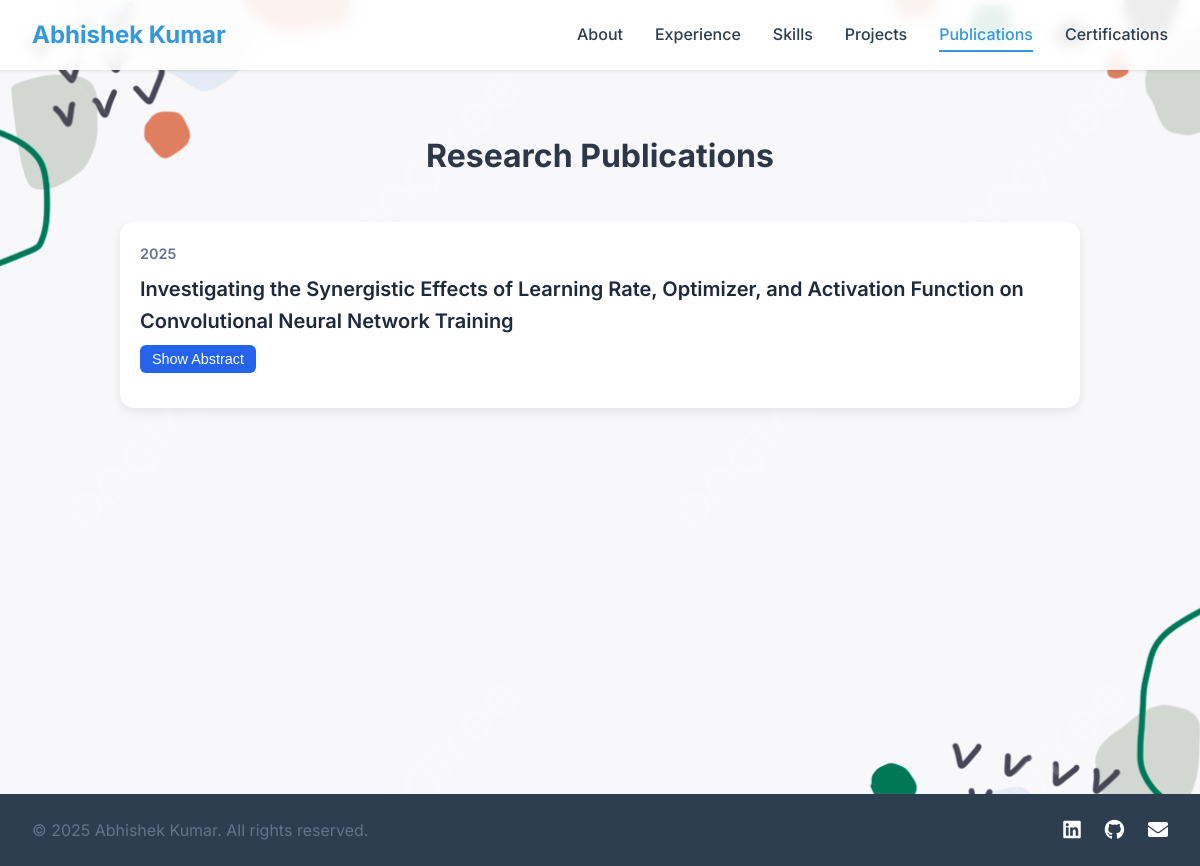
Screenshot of /publications/ with the database file from the repository.
### portfolio_app/models.py (models this page shows, shortened)
class Profile(models.Model):
    full_name = models.CharField(max_length=200)
    title = models.CharField(max_length=200, blank=True)
    phone = models.CharField(max_length=50, blank=True)
    email = models.EmailField(blank=True)
    summary = models.TextField(blank=True)
    photo = models.URLField(blank=True)
    github = models.URLField(blank=True)
    linkedin = models.URLField(blank=True)

class Research(models.Model):
    profile = models.ForeignKey(Profile, on_delete=models.CASCADE, related_name='research')
    title = models.CharField(max_length=255)
    conference = models.CharField(max_length=255, blank=True)
    year = models.CharField(max_length=4, blank=True)
    abstract = models.TextField(blank=True)
    paper_link = models.URLField(blank=True)
    code_link = models.URLField(blank=True)
    technologies = models.CharField(max_length=255, blank=True)
    impact_factor = models.CharField(max_length=50, blank=True)

### portfolio_app/views.py (the view)
# urls.py: path('publications/', views.publications, name='publications'),
def publications(request):
    profile = Profile.objects.first()
    if not profile:
        return render(request, 'portfolio_app/publications.html', {'no_data': True})
    context = {
        'profile': profile,
        'publications': profile.research.all().order_by('-year'),
    }
    return render(request, 'portfolio_app/publications.html', context)

### portfolio_app/templates/portfolio_app/publications.html (shortened to what this page needs)
{% extends "portfolio_app/base.html" %}
{% load static %}
{% block content %}
<section class="publications-page">
    <h1>Research Publications</h1>
    <div class="publications-grid">
        {% for publication in publications %}
        <article class="publication-card card">
            <div class="publication-meta">
                <span class="publication-year">{{ publication.year }}</span>
            </div>
            <h2 class="publication-title">{{ publication.title }}</h2>
            {% if publication.abstract %}
            <div class="abstract-container">
                <button class="abstract-toggle" onclick="toggleAbstract(this)">Show Abstract</button>
            </div>
            {% endif %}
        </article>
        {% empty %}
        <div class="empty-state card">
            <p>No publications available at the moment.</p>
        </div>
        {% endfor %}
    </div>
</section>
{% endblock %}

### portfolio_app/templates/portfolio_app/base.html (shortened to what this page needs)
<!DOCTYPE html>
<html lang="en">
<head>
    <link rel="stylesheet" href="https://cdnjs.cloudflare.com/ajax/libs/font-awesome/5.15.4/css/all.min.css">
    {% load static %}
    <link rel="stylesheet" href="{% static 'portfolio_app/css/base.css' %}">
    <link rel="stylesheet" href="{% static 'portfolio_app/css/style.css' %}">
</head>
<body>
    <header class="site-header">
        <nav class="main-nav">
            <div class="nav-brand">
                <a href="{% url 'portfolio_app:home' %}">{{ profile.full_name }}</a>
            </div>
            <ul class="nav-links" id="navLinks">
                <li><a href="{% url 'portfolio_app:about' %}" class="nav-link">About</a></li>
                <li><a href="{% url 'portfolio_app:experience' %}" class="nav-link">Experience</a></li>
                <li><a href="{% url 'portfolio_app:skills' %}" class="nav-link">Skills</a></li>
                <li><a href="{% url 'portfolio_app:projects' %}" class="nav-link">Projects</a></li>
                <li><a href="{% url 'portfolio_app:publications' %}" class="nav-link">Publications</a></li>
                <li><a href="{% url 'portfolio_app:certifications' %}" class="nav-link">Certifications</a></li>
            </ul>
        </nav>
    </header>
    <main class="main-content">
        {% block content %}
        {% endblock %}
    </main>
    <footer class="site-footer">
        <div class="footer-content">
            <div class="footer-info">
                <p>&copy; {% now "Y" %} {{ profile.full_name }}. All rights reserved.</p>
            </div>
            <div class="footer-social">
                {% if profile.linkedin %}
                <a href="{{ profile.linkedin }}" target="_blank" class="social-link">
                    <i class="fab fa-linkedin"></i>
                </a>
                {% endif %}
                {% if profile.github %}
                <a href="{{ profile.github }}" target="_blank" class="social-link">
                    <i class="fab fa-github"></i>
                </a>
                {% endif %}
                {% if profile.email %}
                <a href="mailto:{{ profile.email }}" class="social-link">
                    <i class="fas fa-envelope"></i>
                </a>
                {% endif %}
            </div>
        </div>
    </footer>
</body>
</html>

### portfolio_app/static/portfolio_app/css/base.css (style rules this page uses)
:root { --primary-color: #3498db; --secondary-color: #2c3e50; --accent-color: #e74c3c; --text-color: #2c3e50; --text-light: #505d6b; --background-color: #f8f9fa; --white: #ffffff; --shadow: 0 2px 4px rgba(0, 0, 0, 0.1); }
* { margin: 0; padding: 0; box-sizing: border-box; }
body { font-family: 'Inter', sans-serif; line-height: 1.6; color: var(--text-color); background: var(--background-color); }
.site-header { background: var(--white); box-shadow: var(--shadow); position: sticky; top: 0; z-index: 1000; }
.main-nav { max-width: 1200px; margin: 0 auto; padding: 1rem 2rem; display: flex; justify-content: space-between; align-items: center; }
.nav-brand { font-size: 1.5rem; font-weight: 700; }
.nav-brand a { color: var(--primary-color); text-decoration: none; }
.nav-links { display: flex; gap: 2rem; list-style: none; }
.nav-link { color: var(--text-color); text-decoration: none; font-weight: 500; padding: 0.5rem 0; position: relative; transition: color 0.3s ease; }
.nav-link:hover, .nav-link.active { color: var(--primary-color); }
.nav-link::after { content: ''; position: absolute; width: 0; height: 2px; bottom: 0; left: 0; background-color: var(--primary-color); transition: width 0.3s ease; }
.nav-link:hover::after, .nav-link.active::after { width: 100%; }
.main-content { min-height: calc(100vh - 140px); }
.site-footer { background: var(--secondary-color); color: var(--white); padding: 2rem 0; margin-top: 4rem; }
.footer-content { max-width: 1200px; margin: 0 auto; padding: 0 2rem; display: flex; justify-content: space-between; align-items: center; }
.footer-social { display: flex; gap: 1.5rem; }
.footer-social .social-link { color: var(--white); font-size: 1.25rem; transition: transform 0.2s; }
.card { background: var(--white); border-radius: 8px; box-shadow: var(--shadow); transition: transform 0.2s, box-shadow 0.2s; }

### portfolio_app/static/portfolio_app/css/style.css (style rules this page uses)
:root { --bg: #ffffff; --card: #f8fafc; --muted: #64748b; --accent: #0ea5e9; --text: #1e293b; }
* { box-sizing: border-box; }
body { font-family: 'Inter', 'Segoe UI', 'Roboto', 'Helvetica', 'Arial', sans-serif; margin: 0; background: url('/static/portfolio_app/images/background.png') no-repeat center center fixed; background-size: cover; color: var(--text); -webkit-font-smoothing: antialiased; line-height: 1.6; }
.site-header { backdrop-filter: blur(6px); background: rgba(255, 255, 255, 0.9); position: sticky; top: 0; z-index: 10; box-shadow: 0 1px 3px rgba(0, 0, 0, 0.1); }
.card { background: rgba(255, 255, 255, 0.95); border-radius: 12px; padding: 28px; margin-bottom: 24px; box-shadow: 0 4px 6px rgba(0, 0, 0, 0.05); transition: transform 0.2s ease, box-shadow 0.2s ease; }
.site-footer { padding:20px 0;color:var(--muted);text-align:center }
.publications-page h1 { text-align: center; font-size: 2rem; font-weight: 700; margin-bottom: 2rem; color: var(--accent); }
html { scroll-behavior:smooth }

### portfolio_app/templates/portfolio_app/publications.html (style rules this page uses)
.publications-page { padding: 60px 20px; max-width: 1000px; margin: 0 auto; }
.publications-page h1 { text-align: center; font-size: 2rem; font-weight: 700; color: #2d3748; margin-bottom: 40px; }
.publications-grid { display: grid; grid-template-columns: repeat(auto-fit, minmax(320px, 1fr)); gap: 25px; }
.publication-card { background: #ffffff; border-radius: 14px; padding: 20px; box-shadow: 0 4px 10px rgba(0,0,0,0.08); transition: transform 0.25s ease, box-shadow 0.25s ease; }
.publication-meta { display: flex; justify-content: space-between; color: #64748b; font-size: 0.9rem; margin-bottom: 8px; }
.publication-year { font-weight: 600; }
.publication-title { font-size: 1.25rem; font-weight: 600; color: #1e293b; margin: 5px 0 8px; }
.abstract-container { margin-bottom: 15px; }
.abstract-toggle { background: #2563eb; color: white; border: none; border-radius: 6px; padding: 6px 12px; font-size: 0.9rem; cursor: pointer; transition: background 0.2s ease; }

### rows the page displays
Profile: full_name "Abhishek Kumar"
Research: year "2025", title "Investigating the Synergistic Effects of Learning Rate, Optimizer, and Activation Function on Convolutional Neural Network Training"
